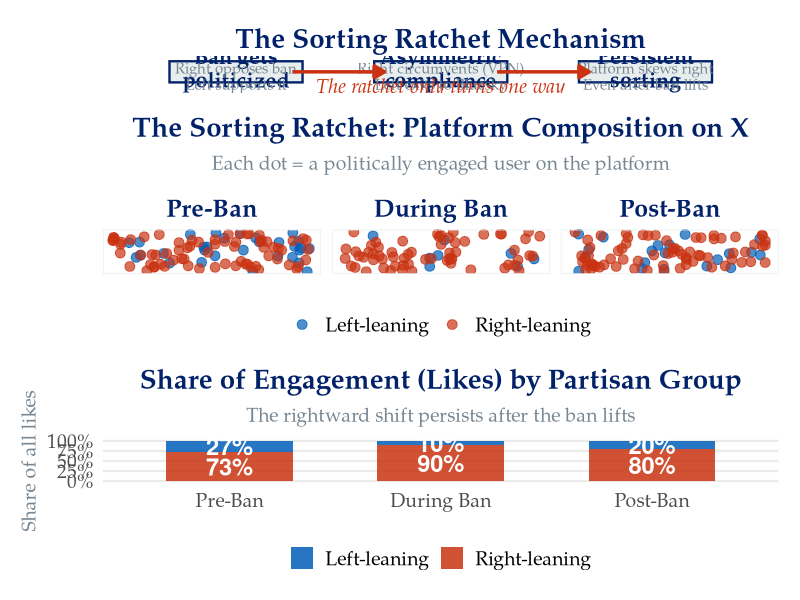

Recreate this plot in R.
library(tidyverse)
library(patchwork)

# --- Panel 1: The mechanism flow ---

# Color palette matching the presentation
left_col <- "#005EB8"   # blue
right_col <- "#C93312"  # red
grey_col <- "#768692"
bg_col <- "white"

# Create user dots data for three periods
set.seed(42)

# Pre-ban: mixed platform
n_left_pre <- 30
n_right_pre <- 70
pre <- tibble(
  x = runif(n_left_pre + n_right_pre, 0, 10),
  y = runif(n_left_pre + n_right_pre, 0, 10),
  group = c(rep("Left-leaning", n_left_pre), rep("Right-leaning", n_right_pre)),
  period = "Pre-Ban"
)

# During ban: left mostly leaves, right stays
n_left_during <- 8
n_right_during <- 62
during <- tibble(
  x = runif(n_left_during + n_right_during, 0, 10),
  y = runif(n_left_during + n_right_during, 0, 10),
  group = c(rep("Left-leaning", n_left_during), rep("Right-leaning", n_right_during)),
  period = "During Ban"
)

# Post-ban: some left returns, but not all
n_left_post <- 20
n_right_post <- 70
post <- tibble(
  x = runif(n_left_post + n_right_post, 0, 10),
  y = runif(n_left_post + n_right_post, 0, 10),
  group = c(rep("Left-leaning", n_left_post), rep("Right-leaning", n_right_post)),
  period = "Post-Ban"
)

dots_data <- bind_rows(pre, during, post) %>%
  mutate(period = factor(period, levels = c("Pre-Ban", "During Ban", "Post-Ban")))

p_dots <- ggplot(dots_data, aes(x = x, y = y, color = group)) +
  geom_point(size = 3, alpha = 0.7) +
  facet_wrap(~period, ncol = 3) +
  scale_color_manual(values = c("Left-leaning" = left_col, "Right-leaning" = right_col)) +
  theme_minimal(base_size = 16, base_family = "Palatino") +
  theme(
    axis.text = element_blank(),
    axis.title = element_blank(),
    axis.ticks = element_blank(),
    panel.grid = element_blank(),
    legend.position = "bottom",
    legend.title = element_blank(),
    legend.text = element_text(size = 14),
    strip.text = element_text(size = 18, face = "bold", color = "#012169"),
    plot.title = element_text(size = 20, face = "bold", color = "#012169", hjust = 0.5),
    plot.subtitle = element_text(size = 14, color = grey_col, hjust = 0.5),
    panel.border = element_rect(color = "#E8EDEE", fill = NA, linewidth = 0.5)
  ) +
  labs(
    title = "The Sorting Ratchet: Platform Composition on X",
    subtitle = "Each dot = a politically engaged user on the platform"
  )

# --- Panel 2: Bar chart showing the shares ---

shares_data <- tibble(
  period = factor(rep(c("Pre-Ban", "During Ban", "Post-Ban"), each = 2),
                  levels = c("Pre-Ban", "During Ban", "Post-Ban")),
  group = rep(c("Left-leaning", "Right-leaning"), 3),
  share_engagement = c(27, 73, 10, 90, 20, 80)
)

p_bars <- ggplot(shares_data, aes(x = period, y = share_engagement, fill = group)) +
  geom_col(position = "stack", width = 0.6, alpha = 0.85) +
  geom_text(aes(label = paste0(share_engagement, "%")),
            position = position_stack(vjust = 0.5),
            color = "white", size = 6, fontface = "bold") +
  scale_fill_manual(values = c("Left-leaning" = left_col, "Right-leaning" = right_col)) +
  scale_y_continuous(labels = scales::percent_format(scale = 1)) +
  theme_minimal(base_size = 16, base_family = "Palatino") +
  theme(
    legend.position = "bottom",
    legend.title = element_blank(),
    legend.text = element_text(size = 14),
    axis.title.x = element_blank(),
    axis.title.y = element_text(size = 14, color = grey_col),
    axis.text = element_text(size = 14),
    panel.grid.major.x = element_blank(),
    panel.grid.minor = element_blank(),
    plot.title = element_text(size = 20, face = "bold", color = "#012169", hjust = 0.5),
    plot.subtitle = element_text(size = 14, color = grey_col, hjust = 0.5)
  ) +
  labs(
    title = "Share of Engagement (Likes) by Partisan Group",
    subtitle = "The rightward shift persists after the ban lifts",
    y = "Share of all likes"
  )

# --- Panel 3: Mechanism diagram ---

mechanism_data <- tibble(
  x = c(1, 3, 5),
  y = c(1, 1, 1),
  label = c(
    "Ban gets\npoliticized",
    "Asymmetric\ncompliance",
    "Persistent\nsorting"
  ),
  sublabel = c(
    "Right opposes ban\nLeft supports it",
    "Right circumvents (VPN)\nLeft exits to Bluesky",
    "Platform skews right\nEven after ban lifts"
  )
)

arrow_data <- tibble(
  x = c(1.55, 3.55),
  xend = c(2.45, 4.45),
  y = c(1, 1),
  yend = c(1, 1)
)

# Ratchet arrow (one-way)
p_mechanism <- ggplot() +
  # Boxes
  geom_tile(data = mechanism_data, aes(x = x, y = y),
            width = 1.3, height = 1.2, fill = "#E8EDEE", color = "#012169", linewidth = 0.8) +
  # Main labels
  geom_text(data = mechanism_data, aes(x = x, y = y + 0.2, label = label),
            size = 5.5, fontface = "bold", color = "#012169", family = "Palatino", lineheight = 0.9) +
  # Sub labels
  geom_text(data = mechanism_data, aes(x = x, y = y - 0.25, label = sublabel),
            size = 3.8, color = grey_col, family = "Palatino", lineheight = 0.9) +
  # Arrows
  geom_segment(data = arrow_data, aes(x = x, xend = xend, y = y, yend = yend),
               arrow = arrow(length = unit(0.3, "cm"), type = "closed"),
               linewidth = 1.2, color = right_col) +
  # One-way label
  annotate("text", x = 3, y = 0.2, label = 'The ratchet only turns one way',
           size = 5, fontface = "italic", color = right_col, family = "Palatino") +
  coord_cartesian(xlim = c(0, 6), ylim = c(-0.1, 1.8)) +
  theme_void(base_family = "Palatino") +
  theme(
    plot.title = element_text(size = 20, face = "bold", color = "#012169", hjust = 0.5),
    plot.margin = margin(10, 10, 10, 10)
  ) +
  labs(title = "The Sorting Ratchet Mechanism")

# --- Combine ---
final <- p_mechanism / p_dots / p_bars +
  plot_layout(heights = c(1, 1.2, 1.2))

ggsave("/Users/tb186/Dropbox/talks/talks_git_repo/twitter_ban/output/sorting_ratchet_diagram.png",
       final, width = 14, height = 16, dpi = 300, bg = "white")

cat("Done! Saved to output/sorting_ratchet_diagram.png\n")
